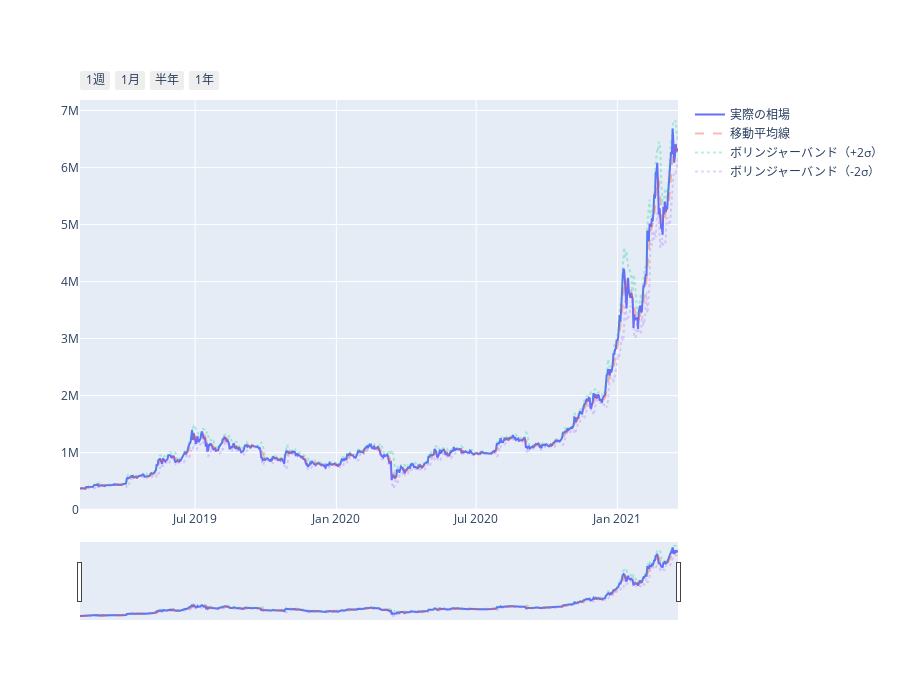

Notebook code for this chart:
### Code cell
# 移動平均線を作成
mean_graph = go.Scatter(
    x=daily_data['date'], 
    y=daily_data['5ma'],
    line={'dash':'dash'},
    opacity=0.4,
    name='移動平均線'
)

# ボリンジャーバンドを作成
bb_upper = go.Scatter(
    x=daily_data['date'], 
    y=daily_data['bb_upper'],
    line={'dash':'dot'},
    opacity=0.3,
    name='ボリンジャーバンド（+2σ）'
)

# ボリンジャーバンドを作成
bb_lower = go.Scatter(
    x=daily_data['date'], 
    y=daily_data['bb_lower'],
    line={'dash':'dot'},
    opacity=0.3,
    name='ボリンジャーバンド（-2σ）'
)

# グラフを描画
go.Figure(
    data=[real_graph, mean_graph, bb_upper, bb_lower],
    layout=layout
).show()

### Figure 1 — Plotly figure (JSON) as saved in the notebook; plotly's stock layout.template omitted (floating-point values rounded to 4 significant figures; data arrays with more than 128 entries replaced by an {"elided": "..."} marker saying what was removed)
{"data": [{"name": "実際の相場", "type": "scatter", "x": {"elided": "780 str values"}, "y": {"elided": "780 int values"}}, {"line": {"dash": "dash"}, "name": "移動平均線", "opacity": 0.4, "type": "scatter", "x": {"elided": "780 str values"}, "y": {"elided": "780 float values"}}, {"line": {"dash": "dot"}, "name": "ボリンジャーバンド（+2σ）", "opacity": 0.3, "type": "scatter", "x": {"elided": "780 str values"}, "y": {"elided": "780 float values"}}, {"line": {"dash": "dot"}, "name": "ボリンジャーバンド（-2σ）", "opacity": 0.3, "type": "scatter", "x": {"elided": "780 str values"}, "y": {"elided": "780 float values"}}], "layout": {"height": 700, "xaxis": {"rangeselector": {"buttons": [{"count": 7, "label": "1週", "step": "day"}, {"count": 1, "label": "1月", "step": "month"}, {"count": 6, "label": "半年", "step": "month"}, {"count": 1, "label": "1年", "step": "year"}]}, "rangeslider": {"visible": true}}}}
